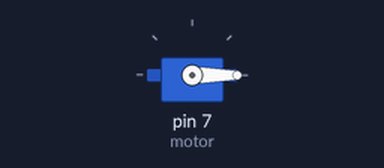
Bench run of a sketch on a simulated Arduino Uno, built with avr-gcc and run on an emulated ATmega328P. Parts: servo.

Above: at 0.05 s.
At 6.0 s:
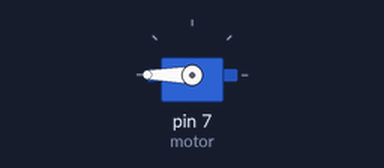
Timing chart, 0 to 7.8 s (numbered marks = the images above):
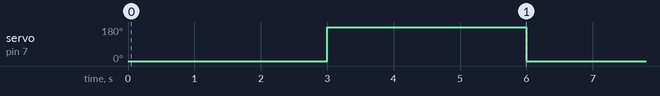

The sketch:

ServoMotorHackeado.ino
```cpp
/*
  >>>>> Criando Robô Com Arduino <<<<<
  ##### Robôs, Projetos e Tutoriais! #####
  .:: Site principal: http://www.CriandoRoboComArduino.com/
  .:: Site secundário: http://www.TestCriandoRoboComArduino.com/
  ========== IMPORTANTE ==========
  O código está livre para usar, citar, alterar e compartilhar,
  desde que mantenha o site como referência.
  Obrigado.
  --------------------------------------------------------------------------------------------------
  Projeto: Como usar o servo motor hackeado no arduino
  ---------------------------------------------------------------------------------------------------
 */
  #include <Servo.h>// inclui biblioteca de manipulação de servos motores.
  Servo motor;
  void setup(){ //configurações
  motor.attach(7); //declarando em qual porta o motor estará ligado
  }
  void loop(){ //principal
  motor.write(0); //aqui o motor irá "andar" para frente
  delay(3000);
  motor.write(180); //aqui o motor irá "andar" para trás
  delay(3000); // espere 3 segundo
  }
 /*:::::::::::::::::::::::::::::::::::::::::::::::::::::::::::::::::::::::::::::::
   >>>>> Acesse os sites: <<<<<
   .:: Robôs, Projetos e Tutoriais
     http://www.CriandoRoboComArduino.com/
   .:: Testes dos robôs, noticias sobre robótica e muito mais
     http://www.TestCriandoRoboComArduino.com/
   >>>>> Inscreva-se nos canais no Youtube: <<<<<
   .:: Vídeos dos robôs, projetos e tutoriais
     Criando Robô Com Arduino
     https://www.youtube.com/CriandoRoboComArduin
   .:: Mostrando os testes dos robôs e projetos
     Test Criando Robô Com Arduino
     https://www.youtube.com/TestCriandoRoboComAr
   :::::::::::::::::::::::::::::::::::::::::::::::::::::::::::::::::::::::::::::::::::*/
```

Measured:
- by itself, servo on pin 7 (motor): alternates 180° for 3.0 s and 0° for 3.0 s
